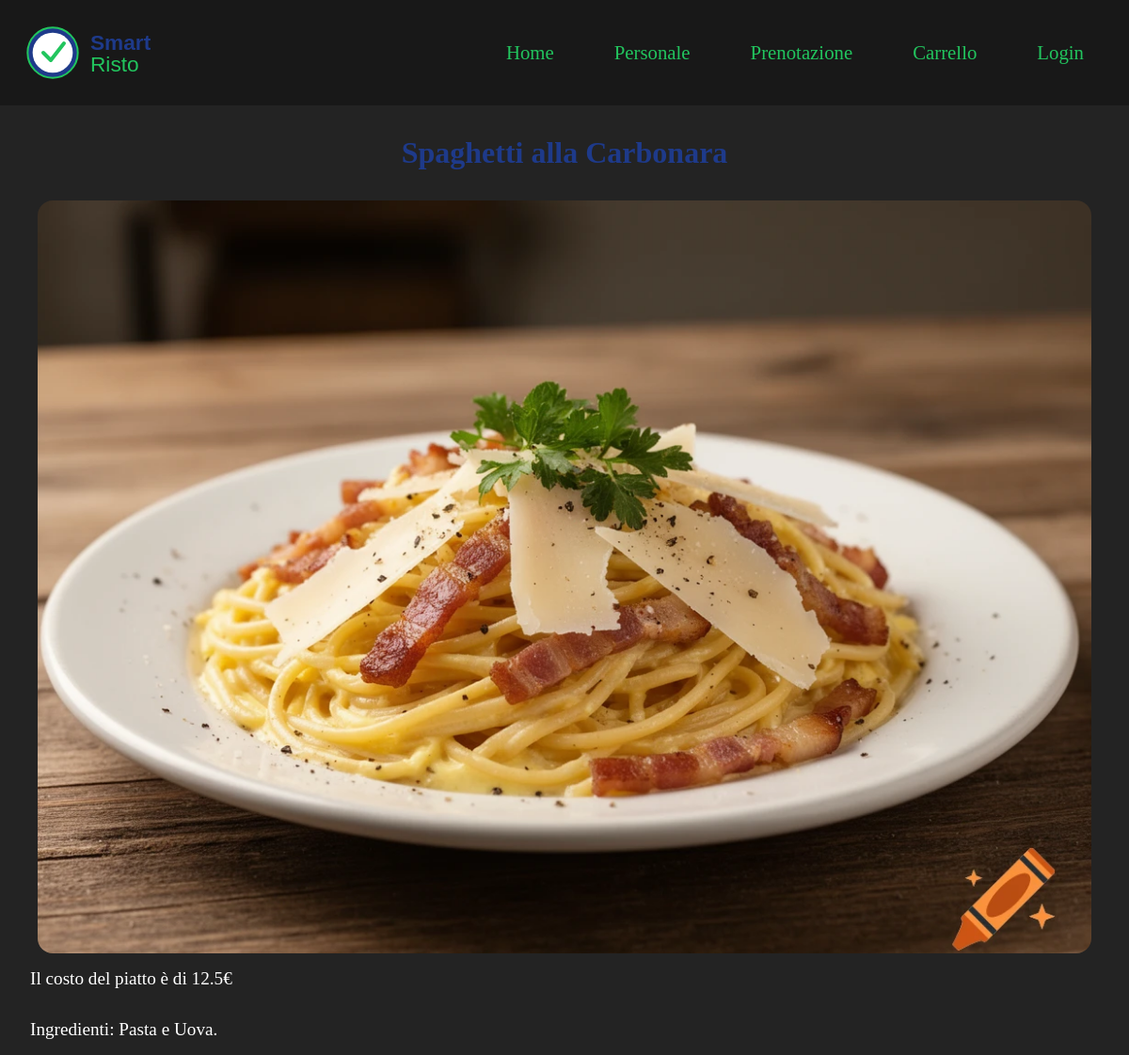
The app's page /sito/visualizzaPiatto.php?idPiatto=1 with its own data.
### tables this page shows
CREATE TABLE Piatti(
    IDPiatto INT(2) UNSIGNED ZEROFILL AUTO_INCREMENT NOT NULL PRIMARY KEY,
    Nome VARCHAR(40) NOT NULL,
    Prezzo FLOAT(4,2) NOT NULL,
    Immagine VARCHAR(7) NOT NULL,
    INDEX(IDPiatto),
    CHECK (Prezzo > 0)
);

CREATE TABLE aux_Piatti_Ingredienti(
    IDPiatto INT(2) UNSIGNED ZEROFILL NOT NULL,
    IDIngrediente INT(3) UNSIGNED ZEROFILL NOT NULL,
    PRIMARY KEY(IDPiatto, IDIngrediente),
    INDEX(IDPiatto),
    INDEX(IDIngrediente),
    CONSTRAINT fk_Piatti_auxIngredienti
        FOREIGN KEY(IDPiatto) REFERENCES Piatti(IDPiatto)
            ON DELETE RESTRICT
            ON UPDATE CASCADE,
    CONSTRAINT fk_Ingredienti_auxPiatti
        FOREIGN KEY(IDIngrediente) REFERENCES Ingredienti(IDIngrediente)
            ON DELETE RESTRICT
            ON UPDATE CASCADE
);

CREATE TABLE Ingredienti(
    IDIngrediente INT(3) UNSIGNED ZEROFILL AUTO_INCREMENT NOT NULL PRIMARY KEY,
    Nome VARCHAR(20) NOT NULL,
    Quantita INT(3) NOT NULL,
    UnitaMisura ENUM("g", "kg", "pz", "l") NOT NULL,
    INDEX(IDIngrediente),
    CHECK (Quantita >= 0)
);

### sito/visualizzaPiatto.php (the view, shortened to what this page needs)
<?php
    try{
        include("inc/startConn.php");
        if(isset($_GET["idPiatto"])){
            $idPiatto = $_GET["idPiatto"];
            $sql = "SELECT * FROM Piatti WHERE IDPiatto = $idPiatto";
            $results = $conn->query($sql);
            if($results->rowCount() < 1){
                $titoloPagina = "Il piatto selezionato risulta inesistente";
                $titolo = "Inesistente";
            }else{
                $piatto = $results->fetch();
                $titolo = $piatto["Nome"];
                $titoloPagina = $titolo;
            }
        }else{
            $idPiatto = "";
            $titolo = "Non settato";
            $titoloPagina = "Errore nella richiesta del piatto";
        }
?>
<html>
    <head>
        <link rel="stylesheet" href="css/style.css">
        <link rel="stylesheet" href="css/header.css">
        <link rel="stylesheet" href="css/visualizzaPiatto.css">
    </head>
    <body>
        <header>
            <img class="logo" src="img/smartristo_logo.svg" alt="Smart Risto">
            <ul class="menu">
                <li><a href="index.php">Home</a></li>
                <li><a href="personale.php">Personale</a></li>
                <li><a href="prenotazione.php">Prenotazione</a></li>
                <li><a href="carrello.php">Carrello</a></li>
                <li><a href="login.php">Login</a></li>
            </ul>
        </header>
        <h1 class="titoloPagina"><?php echo $titoloPagina; ?></h1>
        <div class="container">
            <img class="immagine-cover" src="img/piatti/<?php echo $piatto['Immagine']; ?>" alt="">
        </div>
        <p class="testo">Il costo del piatto è di <?php echo $piatto['Prezzo']; ?>€</p>
        <?php
            $sql = "SELECT * FROM Ingredienti INNER JOIN aux_piatti_ingredienti USING(IDIngrediente) WHERE IDPiatto = $idPiatto";
            $results = $conn->query($sql);
            echo "<p class='testo'>";
            if($results->rowCount() < 1){
                echo "Nessun ingrediente collegato a questo piatto";
            }else{
                echo "Ingredienti: ";
                $ingredienti = $results->fetchAll(PDO::FETCH_ASSOC);
                for($i = 0; $i < $results->rowCount(); $i++){
                    echo $ingredienti[$i]["Nome"];
                    if($i <= $results->rowCount()-3){
                        echo ", ";
                    }elseif($i == $results->rowCount()-2){
                        echo " e ";
                    }else{
                        echo ".";
                    }
                }
                echo "</p>";
            }
        ?>
        <?php
            }catch(PDOException $e){
                echo "<h2 style='color:red; font-weight:bold'>".$e->getMessage()."</h2>";
            }
        ?>
    </body>
</html>

### sito/css/style.css (style rules this page uses)
:root { --nero: #181818; --nero-chiaro: #232323; --blu: #1e3a8a; --verde: #22c55e; --bianco: #ffffff; }
* { margin: 0; padding: 0; box-sizing: border-box; }
body { background: var(--nero-chiaro); }
body .titoloPagina { color: var(--blu); text-align: center; justify-content: center; padding: 2rem; }

### sito/css/header.css (style rules this page uses)
:root { --nero: #181818; --nero-chiaro: #232323; --blu: #1e3a8a; --verde: #22c55e; --bianco: #ffffff; }
header { background: var(--nero); position: sticky; padding: 1rem; width: 100%; display: flex; align-items: center; justify-content: space-between; }
header .logo { height: 5rem; }
header .menu { display: flex; flex-direction: row; justify-content: flex-end; align-items: center; border: none; }
header .menu a { color: var(--verde); border-radius: 1rem; padding: 2rem; font-size: 1.3rem; text-decoration: none; }
header .menu li { list-style: none; }

### sito/css/visualizzaPiatto.css (style rules this page uses)
:root { --nero: #181818; --nero-chiaro: #232323; --blu: #1e3a8a; --verde: #22c55e; --bianco: #ffffff; }
.container { display: flex; align-items: center; justify-content: center; }
.immagine-cover { width: 70rem; height: 50rem; object-fit: cover; border-radius: 1rem; }
.testo { margin-left: 2rem; padding: 1rem 0; color: var(--bianco); font-size: 1.2rem; }

### records on screen
piatti: Nome "Spaghetti alla Carbonara", Immagine (picture), Prezzo "12.5"
aux_piatti_ingredienti: IDIngrediente.Nome "Pasta"
aux_piatti_ingredienti: IDIngrediente.Nome "Uova"
